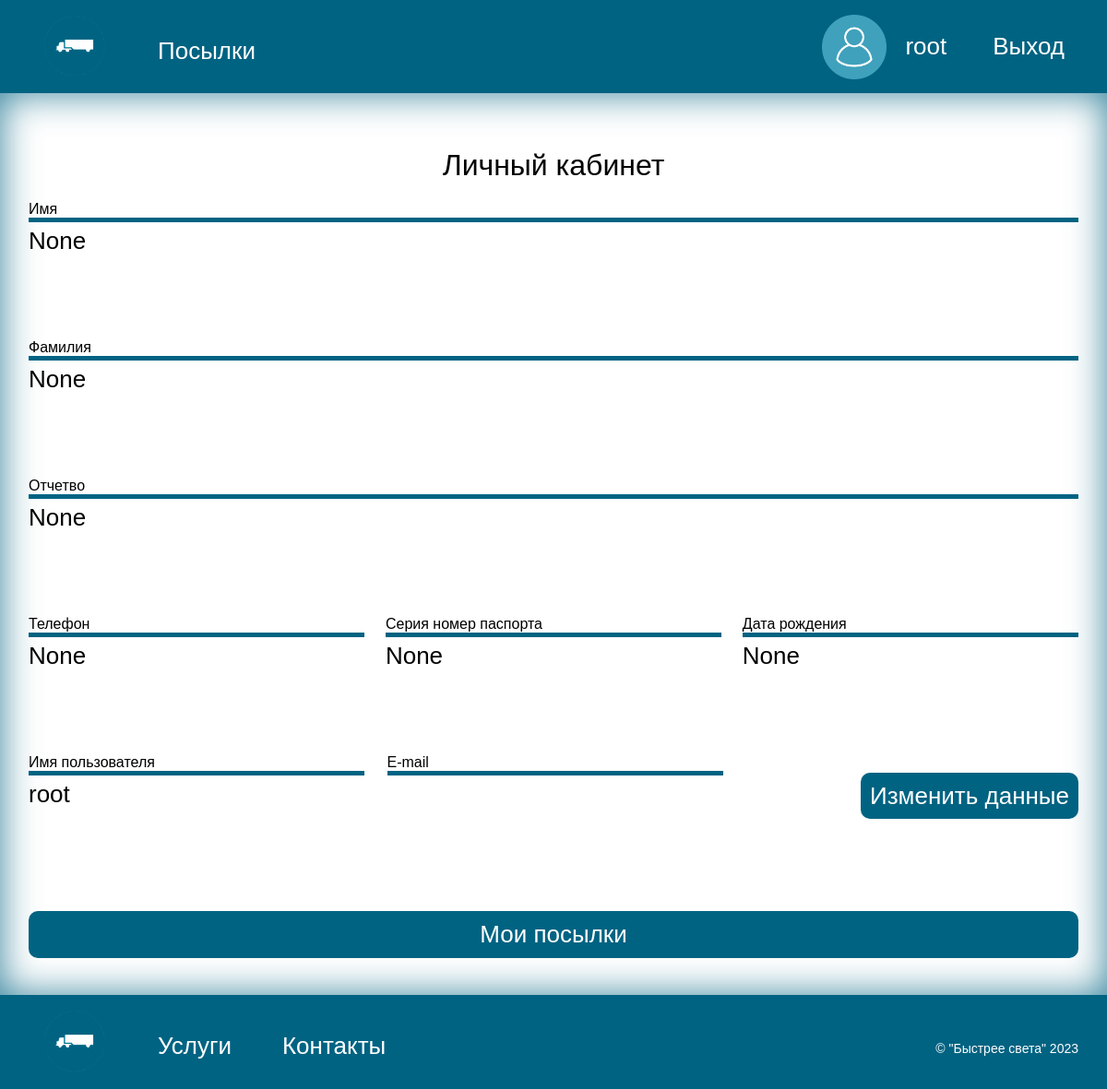
Screenshot of /account/ (signed in) with the database file from the repository.
### navigate/models.py (models this page shows, shortened)
class CustomUser(AbstractUser):
    first_name = models.CharField(max_length=50, verbose_name='Имя', null=True)
    last_name = models.CharField(max_length=50, verbose_name='Фамилия', null=True)
    patronymic = models.CharField(max_length=50, verbose_name='Отчество', null=True)
    phone_number = models.CharField(max_length=11, verbose_name='Номер телефона', null=True)
    passport = models.CharField(max_length=10, verbose_name='Серия номер паспорта', unique=True, null=True)
    date_of_birth = models.DateField(verbose_name='Дата рождения', null=True)
    role_id = models.ForeignKey('Role', on_delete=models.SET_NULL, null=True, blank=True, verbose_name='Роль')

### navigate/views.py (the view)
# urls.py: path('account/', views.personalAccView, name='account'),
def personalAccView(request):
    user = request.user
    if user.is_authenticated and not user.is_anonymous:
        return render(request, 'account.html', {'user': user})
    else:
        return redirect('login')

### templates/account.html (shortened to what this page needs)
{% extends 'base.html' %}
{%load static %}
{% block content %}
<main>
    <div class="container">
        <h2 style="text-align: center; margin-bottom: 20px;">Личный кабинет</h2>
        <div class="wrapper">
          <div class="wrapper-div">
              <h3>Имя</h3>
              <p>{{user.first_name}}</p>
          </div>
         <div class="wrapper-div">
              <h3>Фамилия</h3>
              <p>{{user.last_name}}</p>
          </div>
          <div class="wrapper-div">
              <h3>Отчетво</h3>
              <p>{{user.patronymic}}</p>
          </div>
            <div class="wrapper-div-line3">
          <div class="wrapper-div">
              <h3>Телефон</h3>
              <p>{{user.phone_number}}</p>
          </div>
            <div class="wrapper-div">
              <h3>Серия номер паспорта</h3>
              <p>{{user.passport}}</p>
            </div>
            <div class="wrapper-div">
              <h3>Дата рождения</h3>
              <p>{{user.date_of_birth}}</p>
            </div>
    </div>
            <div class="wrapper-div-line4">
                <div class="wrapper-div">
                    <h3>Имя пользователя</h3>
                    <p>{{user.username}}</p>
                </div>
                <div class="wrapper-div">
                    <h3>E-mail</h3>
                </div>
                <a class="chenge-bottom" href="{%url 'account_edit' user.pk%}" type="submit">Изменить данные</a>
            </div>
        </div>
        <div class="command">
            <a class="list-bottom" href="{%url 'mypakeges'%}">Мои посылки</a>
        </div>
  </div>
</main>
{% endblock %}

### templates/base.html (shortened to what this page needs)
<!DOCTYPE html>
<html lang="ru">
<head>
    {%load static %}
    <link rel="stylesheet" href="{% static "css/style.css" %}">
</head>
<body>
    <header>
        <nav class="container header-nav">
            <a href="{%url 'home'%}">
                <img src="{% static "image/logo.png" %}" alt="лого" height="70" width="70">
            </a>
            <ul class="nav-list">
                <li class="nav-list-item"><a href="{%url 'services'%}" style="color: #FFFFFF">Услуги</a></li>
                <li class="nav-list-item"><a href="{%url 'contact'%}" style="color: #FFFFFF">Контакты</a></li>
                <li class="nav-list-item"><a href="{%url 'employeerpakages'%}" style="color: #FFFFFF">Посылки</a></li>
            </ul>
            <div class="signin">
                {% if user.is_authenticated %}
                    <a href="{%url 'account'%}" style="color: #FFFFFF">
                        <div class="user-header">
                            <img src="{% static "image/user2.png" %}" alt="лого" height="70" width="70">
                            <p class="user-header-p">{{user.username}}</p>
                        </div>
                    </a>
                    <a href="{% url 'logout' %}" style="margin-left: 20px; color: #FFFFFF">Выход</a>
                {% else %}
                    <a href="{%url 'login'%}" style="color: #FFFFFF">Войти</a>
                    <a href="{%url 'signup'%}" style="margin-left: 20px;color: #FFFFFF">Зарегистрироваться</a>
                {% endif %}
            </div>
        </nav>
    </header>
    {% block content %}
    {% endblock %}
    <footer>
        <div class="container header-nav">
            <a href="{%url 'home'%}">
                <img src="{% static "image/logo.png" %}" alt="лого" height="70" width="70">
            </a>
            <ul class="nav-list">
                <li class="nav-list-item"><a href="{%url 'services'%}" style="color: #FFFFFF">Услуги</a></li>
                <li class="nav-list-item"><a href="{%url 'contact'%}" style="color: #FFFFFF">Контакты</a></li>
            </ul>
            <p class="copiright">&copy; "Быстрее света" 2023</p>
        </div>
    </footer>
</body>
</html>

### static/css/style.css (style rules this page uses)
* { color: black; padding: 0px; margin: 0px; border: none; font-size: 26px; font-family: Arial, Helvetica, sans-serif; }
*, *::before, *::after { box-sizing: border-box; }
a, a:link, a:visited { text-decoration: none; }
aside, nav, footer, header, section, main { display: block; }
h1, h2, h3, h4, h5, h6, p { font-size: inherit; font-weight: inherit; }
ul, ul li { list-style: none; }
img { vertical-align: top; }
img, svg { max-width: 100%; height: auto; }
.container { max-width: 1170px; margin-left: auto; margin-right: auto; padding-left: 16px; padding-right: 16px; margin-bottom: 0; margin-top: 0; }
header { padding: 10px 0px; background-color: #006382; }
.header-nav { display: flex; justify-content: flex-start; }
.nav-list { display: flex; justify-content: flex-start; align-items: center; }
.nav-list-item { margin-top: 10px; margin-left: 25px; color: white; }
.signin { display: flex; align-items: center; margin-left: auto; }
footer { margin: 0; background-color: #006382; padding: 10px 0; }
.copiright { color: white; display: flex; align-items: center; margin-left: auto; font-size: 14px; margin-top: 15px; }
main { min-height: 90vh; padding-top: 40px; padding-bottom: 40px; box-shadow: inset 0px 0px 40px rgba(0, 99, 130, 0.8); }
.container { width: 1170px; margin-left: auto; margin-right: auto; padding-left: 16px; padding-right: 16px; margin-bottom: 0; margin-top: 0; }
body { min-width: 1170px; }
h2 { font-size: 32px; text-align: center; margin-top: 20px; margin-bottom: 20px; }
.user-header { display: flex; align-item: center; flex-direction: row; justify-content: center; text-align: center; }
.user-header-p { margin-left: 20px; color: white; display: flex; text-align: center; justify-content: center; align-items: center; }
a { color:#666; background-image: linear-gradient(to top, #feffff, #006382); background-repeat: no-repeat; background-size: 0 100%; border-radius: 4px; text-decoration: none; padding: 5px 15px; transition: 0.3s; }
.wrapper { display: flex; flex-direction: column; }
.wrapper-div { display: flex; flex-direction: column; height: 150px; }
.wrapper-div-line3 { display: flex; flex-direction: row; justify-content: space-between; }
.wrapper-div-line4 { display: flex; align-item: center; flex-direction: row; justify-content: space-between; text-align: center; }
.wrapper-div-line4 > .wrapper-div { display: flex; flex-direction: column; }
.wrapper-div-line4 > .wrapper-div { min-width: 32%; }
.wrapper-div-line3 > .wrapper-div { min-width: 32%; }
.wrapper-div > h3 { border-bottom: 5px solid #006382; font-size: 16px; margin-bottom: 5px; text-align: start; }
.wrapper-div > p { text-align: start; }
.list-bottom { color: white; background-color: #006382; padding: 10px; margin-top: 20px; border-radius: 10px; display: flex; text-align: center; align-items: center; justify-content: center; min-width:100% }
.chenge-bottom { color: white; background-color: #006382; padding: 10px; margin-top: 20px; margin-left: 125px; border-radius: 10px; display: flex; max-height: 50px; text-align: center; align-items: center; }

### rows the page displays
CustomUser: username "root", first_name "None", last_name "None", patronymic "None", phone_number "None", passport "None", date_of_birth "None"
